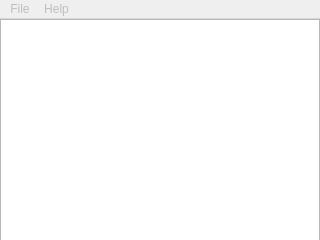
<?xml version="1.0" encoding="UTF-8"?>
<ui version="4.0">
 <class>MainWindow</class>
 <widget class="QMainWindow" name="MainWindow">
  <property name="geometry">
   <rect>
    <x>0</x>
    <y>0</y>
    <width>320</width>
    <height>240</height>
   </rect>
  </property>
  <property name="windowTitle">
   <string notr="true">5 soccer</string>
  </property>
  <property name="windowIcon">
   <iconset resource="soccer.qrc">
    <normaloff>:/images/ball.png</normaloff>:/images/ball.png</iconset>
  </property>
  <widget class="QWidget" name="centralwidget">
   <widget class="QGraphicsView" name="m_graphicsView">
    <property name="geometry">
     <rect>
      <x>0</x>
      <y>0</y>
      <width>320</width>
      <height>240</height>
     </rect>
    </property>
    <property name="sizePolicy">
     <sizepolicy hsizetype="Expanding" vsizetype="Expanding">
      <horstretch>0</horstretch>
      <verstretch>0</verstretch>
     </sizepolicy>
    </property>
    <property name="verticalScrollBarPolicy">
     <enum>Qt::ScrollBarAlwaysOff</enum>
    </property>
    <property name="horizontalScrollBarPolicy">
     <enum>Qt::ScrollBarAlwaysOff</enum>
    </property>
   </widget>
  </widget>
  <widget class="QMenuBar" name="menubar">
   <property name="enabled">
    <bool>true</bool>
   </property>
   <property name="geometry">
    <rect>
     <x>0</x>
     <y>0</y>
     <width>320</width>
     <height>20</height>
    </rect>
   </property>
   <widget class="QMenu" name="menuFile">
    <property name="enabled">
     <bool>false</bool>
    </property>
    <property name="title">
     <string>File</string>
    </property>
    <addaction name="actionNew_Game"/>
    <addaction name="actionSettings"/>
    <addaction name="actionInputSettings"/>
    <addaction name="actionQuit"/>
    <addaction name="actionPause"/>
   </widget>
   <widget class="QMenu" name="menuAbout">
    <property name="enabled">
     <bool>false</bool>
    </property>
    <property name="title">
     <string>Help</string>
    </property>
    <addaction name="actionHelp"/>
    <addaction name="actionAbout"/>
   </widget>
   <addaction name="menuFile"/>
   <addaction name="menuAbout"/>
  </widget>
  <action name="actionNew_Game">
   <property name="text">
    <string>Play</string>
   </property>
  </action>
  <action name="actionQuit">
   <property name="text">
    <string>Quit</string>
   </property>
  </action>
  <action name="actionAbout">
   <property name="text">
    <string>About</string>
   </property>
  </action>
  <action name="actionSettings">
   <property name="text">
    <string>Game Settings</string>
   </property>
  </action>
  <action name="actionHelp">
   <property name="text">
    <string>Help</string>
   </property>
   <property name="toolTip">
    <string>Help</string>
   </property>
  </action>
  <action name="actionInputSettings">
   <property name="text">
    <string>Input Settings</string>
   </property>
  </action>
  <action name="actionPause">
   <property name="enabled">
    <bool>false</bool>
   </property>
   <property name="text">
    <string>Pause</string>
   </property>
   <property name="softKeyRole">
    <enum>QAction::NegativeSoftKey</enum>
   </property>
  </action>
 </widget>
 <resources>
  <include location="soccer.qrc"/>
 </resources>
 <connections/>
</ui>
